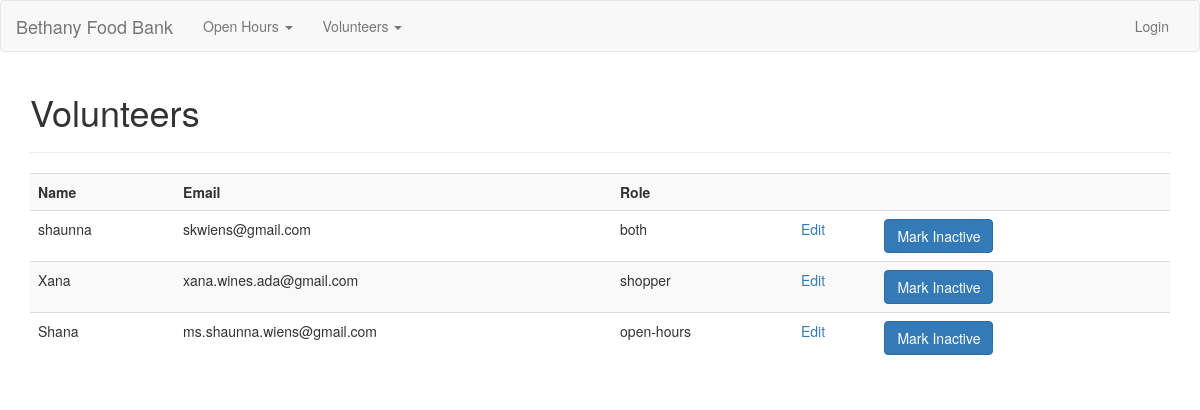
/volunteers/, run on an earlier commit of the app's database.
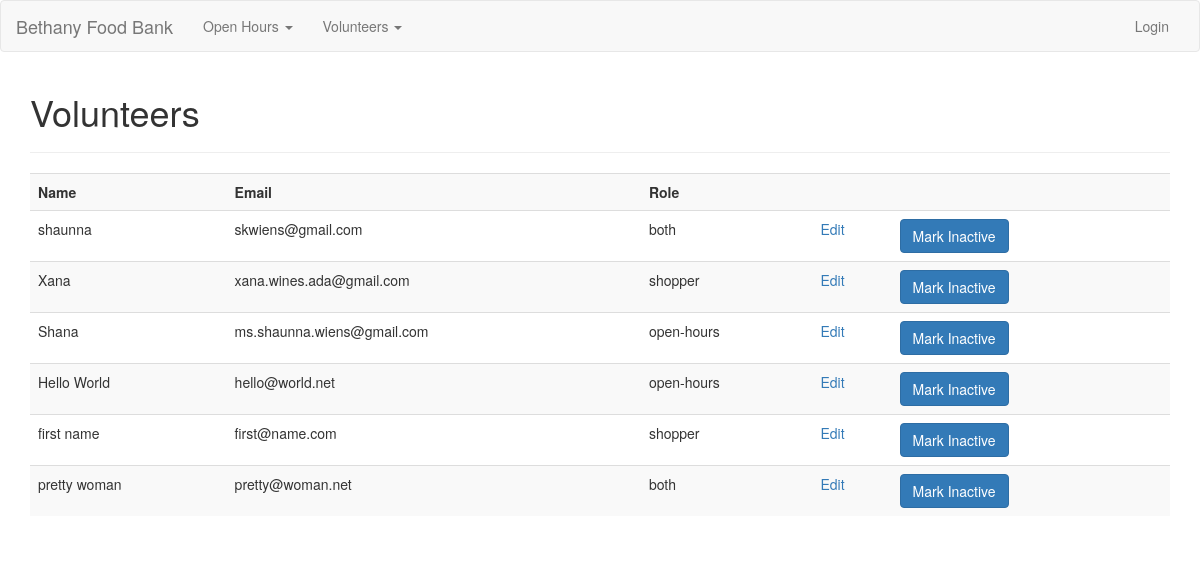
And on a later commit of the database.
### app/models.py (models this page shows, shortened)
class Volunteer(db.Model):
    id = db.Column(db.Integer(), primary_key=True)
    name = db.Column(db.String(100))
    role = db.Column(db.String(50))
    email = db.Column(db.String(255), unique=True, nullable=False)
    active = db.Column(db.Boolean)
    openhours = db.relationship('Openhour', secondary=openhour_volunteers, backref='ohvolunteers', lazy='subquery')
    openhour_shoppers = db.relationship('Openhour', secondary=openhour_shoppers, backref='ohshoppers', lazy='subquery')
    notes = db.relationship('Note', backref='openhour', lazy=True)

### app/volunteers/views.py (the view)
@volunteers_blueprint.route('/', methods=['GET', 'POST'])
def volunteers():
    if request.method == 'POST':
        print('receiving post')
        volid = request.form['id']
        volunteer = Volunteer.query.get(volid)
        if request.form['submit'] == 'Mark Active':
            print('marking active!!!!!!!!!!')
            volunteer.active = True
            flash('Volunteer %s status changed to Active' % volunteer.name, 'success')
        elif request.form['submit'] == 'Mark Inactive':
            print('MARKING INACTIVEEEEE!!!!')
            volunteer.active = False
            flash('Status of %s changed to Inactive' % volunteer.name, 'success')
        db.session.commit()
        return redirect(url_for('volunteers.volunteers'))
    elif request.method == 'GET':
        volunteers = Volunteer.query.all()
        if volunteers:
            return render_template('volunteers.html', volunteers=volunteers)
        else:
            msg = 'No Volunteers Found'
            return render_template('volunteers.html', msg=msg)

### app/volunteers/templates/volunteers.html (shortened to what this page needs)
{% extends 'layout.html' %}
{% block body %}
  <h1>Volunteers</h1>
  <hr>
  <table class="table table-striped">
    <tr>
      <th>Name</th>
      <th>Email</th>
      <th>Role</th>
      <th></th>
      <th></th>
      <th></th>
    </tr>
    {% for volunteer in volunteers %}
      <tr>
        <td>{{ volunteer.name }}</td>
        <td>{{ volunteer.email }}</td>
        <td>{{ volunteer.role }}</td>
        <td><a href="{{volunteer.id}}/edit">Edit</a></td>
        <td>
          <form action="" method="POST">
            {% if volunteer.active == True %}
              <input class="btn btn-primary" type="submit" name="submit" value="Mark Inactive" data={{volunteer.id}}/>
            {% else %}
              <input type="hidden" name="id" value={{volunteer.id}}>
              <input class="btn btn-primary" type="submit" name="submit" value="Mark Active" data={{volunteer.id}}/>
            {% endif %}
          </form>
        </td>
        <td></td>
      </tr>
    {% endfor %}
  </table>
{% endblock %}

### app/templates/layout.html (shortened to what this page needs)
<!DOCTYPE html>
<html>
  <head>
    <link rel="stylesheet" href="https://maxcdn.bootstrapcdn.com/bootstrap/3.3.7/css/bootstrap.min.css"/>
  </head>
  <body>
    {% include 'includes/_navbar.html' %}
    <div class="container">
      {% block body %}{% endblock %}
    </div>
  </body>
</html>

### app/templates/includes/_navbar.html (shortened to what this page needs)
<nav class="navbar navbar-default">
  <div class="container-fluid">
    <div class="navbar-header">
      <a class="navbar-brand" href="/">Bethany Food Bank</a>
    </div>
    <div class="collapse navbar-collapse" id="myNavbar">
      <ul class="nav navbar-nav">
        <li class="dropdown">
          <a class="dropdown-toggle" data-toggle="dropdown" href="#">Open Hours <span class="caret"></span></a>
        </li>
        <li class="dropdown">
          <a class="dropdown-toggle" data-toggle="dropdown" href="#">Volunteers <span class="caret"></span></a>
        </li>
      </ul>
      <ul class="nav navbar-nav navbar-right">
        {% if session.user %}
          <li><a href="/logout">Logout</a></li>
        {% else %}
          <li><a href="/user_login">Login</a></li>
        {% endif %}
      </ul>
    </div>
  </div>
</nav>

What changed in the data, as far as the page shows it:
added Volunteer: name "Hello World", email "hello@world.net", role "open-hours"
added Volunteer: name "first name", email "first@name.com", role "shopper"
added Volunteer: name "pretty woman", email "pretty@woman.net", role "both"
